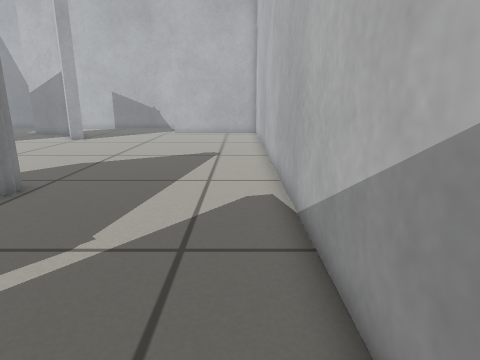
view 1 (above)

17 first-person views from a walk through a robot-simulator world made for Gazebo. The camera is 0.5 m above the floor, tilts 14° down and sees 75° across. The floor is counted in squares, 0.2 m on a side. Each view is taken from the middle of a square. On the plan, view 1 faces up. The plan holds only what a view shows up to about 19 squares ahead; the rest is blank.

view 2
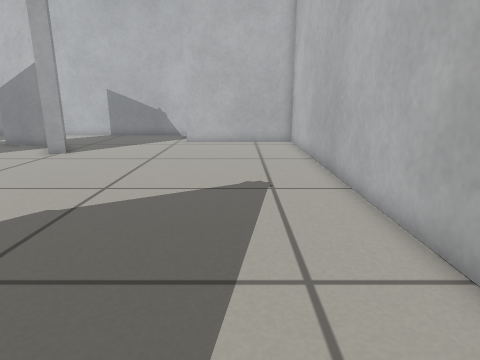

view 3
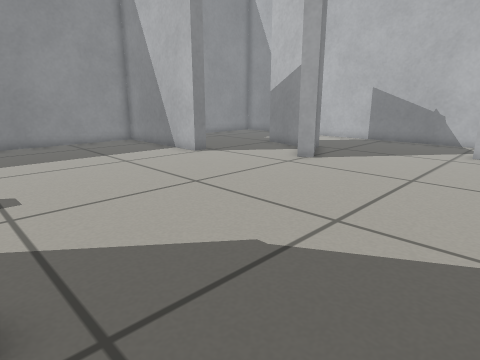

view 4
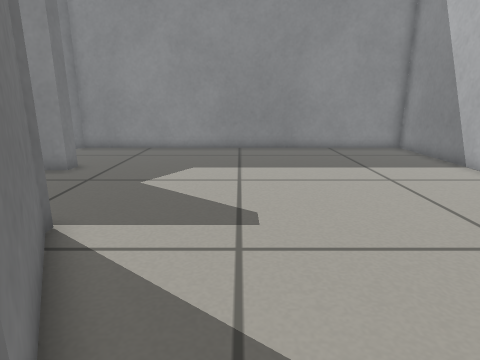

view 5
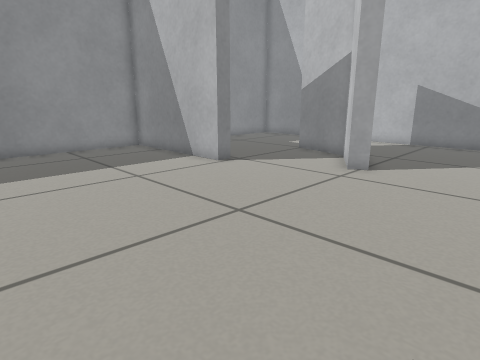

view 6
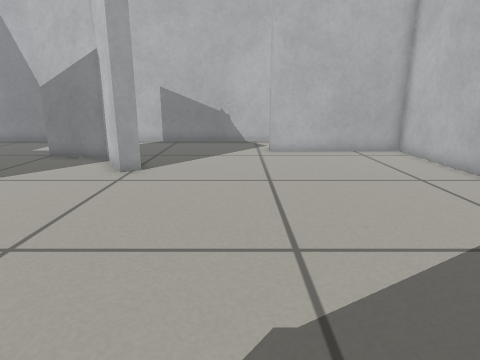

view 7
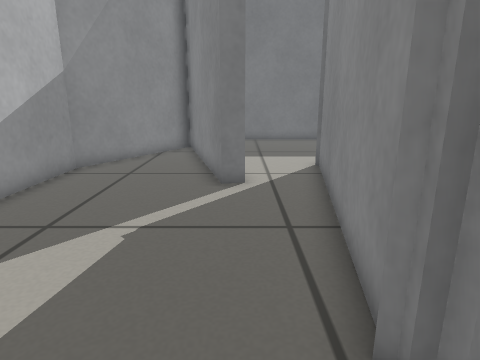

view 8
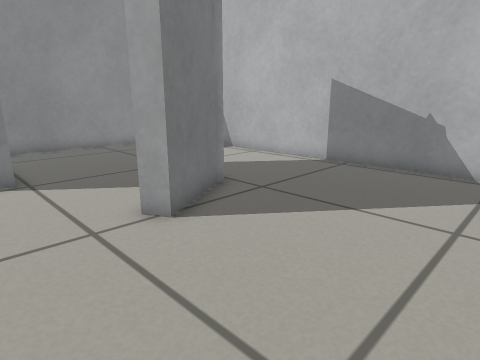

view 9
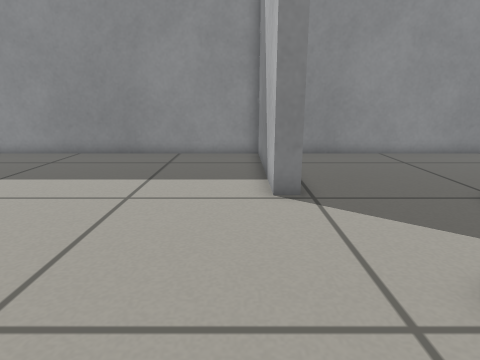

view 10
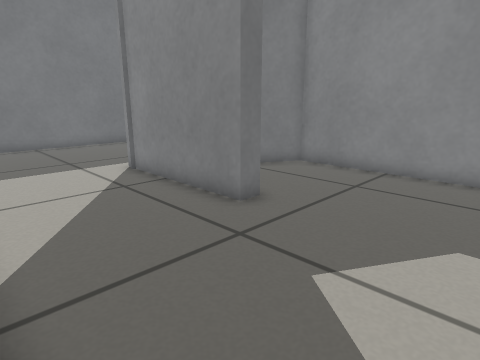

view 11
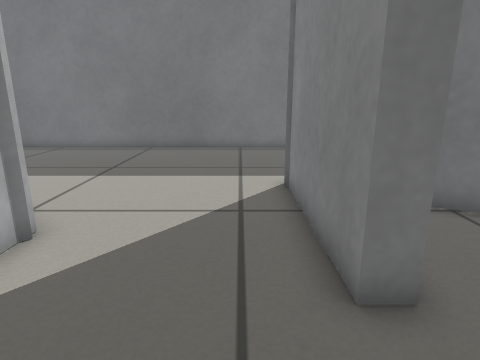

view 12
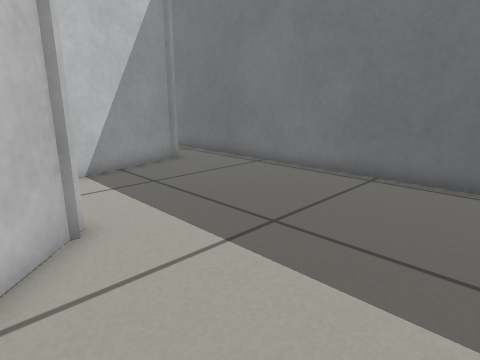

view 13
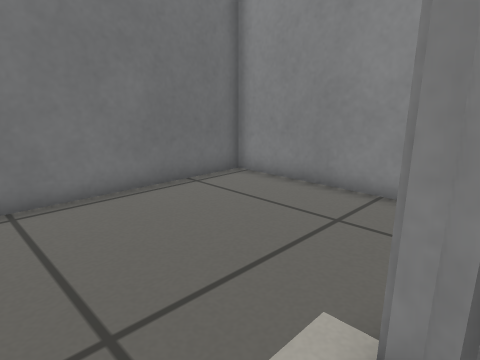

view 14
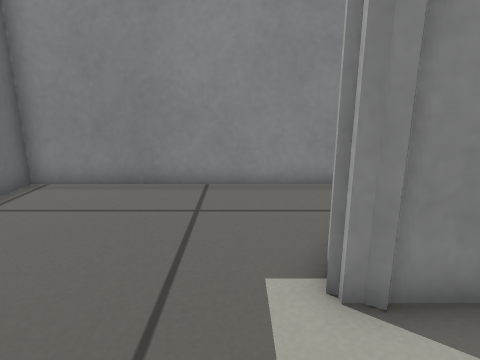

view 15
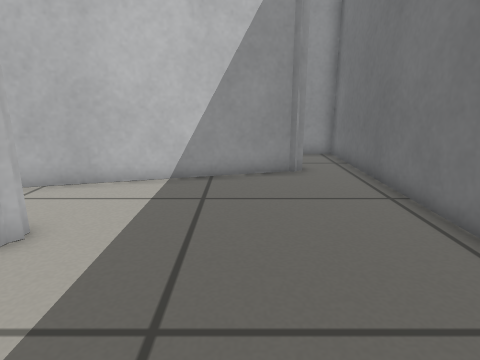

view 16
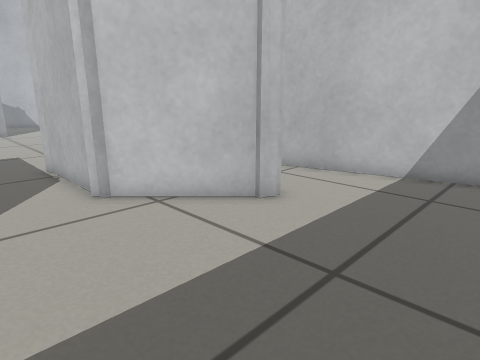

view 17
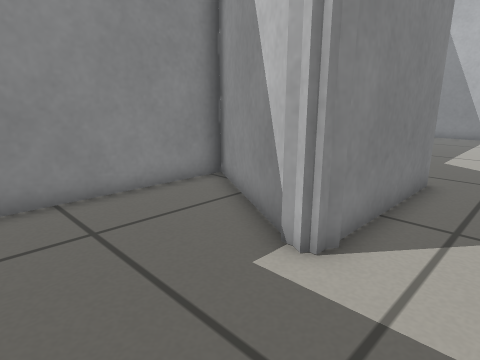

### Floor plan
Points are (right, up) in squares from view 1. A wall is a line through its corners. A room is listed if a view was taken in it or the views show most of it. See-through windows are left out.
Room 1 (views 1, 2, 3, 4, 5, 6, 7, 8, 9, 10, 11, 12)
walls: (-16.3, 19.7) (-16.3, 18.9) (-23.4, 18.9) (-23.4, 1.3) (-20.6, -0.3); (-6.5, 8.1) (-8, -0.4); (-11.7, 6.2) (-7.6, 8.5); (-12.3, 24.4) (-10.7, 21.6) (-11.4, 21.2) (-13, 24) (-16.1, 24.8); (-18.3, 3.5) (-17.5, 3.5) (-17.5, -0.4); (-12, 1.4) (-12, 5.8); (-5.2, 1.3) (-4.4, 1.5) (-2.2, -6.9) (1.3, -0.8) (1.3, 26.2) (-5.4, 26.2) (-5.4, 27); (-6, 30.5) (-18.9, 30.5); (-4.7, -0.3) (-5, 0.6); (-23.4, 29.8) (-23.4, 20.6)
ways out: opening at (-15, 0.2) to room 2; opening at (-6.5, 0) to room 2
Room 2 (views 13, 14, 15, 16, 17)
walls: (-17.3, -2.1) (-17.7, -2.8) (-23.4, 0.5) (-23.4, -10.5) (-3.4, -10.5); (-17.5, -0.4) (-17.5, -2.1); (-8.5, -2) (-12, 1.4); (-8, -0.4) (-8.2, -1.4); (-2.7, -7.9) (-4.7, -0.3)
ways out: opening at (-15, 0.2) to room 1; opening at (-6.5, 0) to room 1; opening at (-2.5, -9.5)

Where each view was taken, in squares from view 1:
view 1: 0 up, 0 right, facing up
view 2: 6 up, 2 left, facing up
view 3: 9 up, 3 left, facing up-left
view 4: 10 up, 6 left, facing left
view 5: 10 up, 6 left, facing up-left
view 6: 10 up, 7 left, facing up
view 7: 11 up, 5 left, facing down
view 8: 18 up, 5 left, facing up-left
view 9: 18 up, 8 left, facing left
view 10: 9 up, 12 left, facing down-left
view 11: 7 up, 16 left, facing down
view 12: 0 up, 15 left, facing down-right
view 13: 2 down, 15 left, facing down-left
view 14: 4 down, 14 left, facing left
view 15: 6 down, 14 left, facing right
view 16: 7 down, 15 left, facing up-right
view 17: 7 down, 15 left, facing up-left
